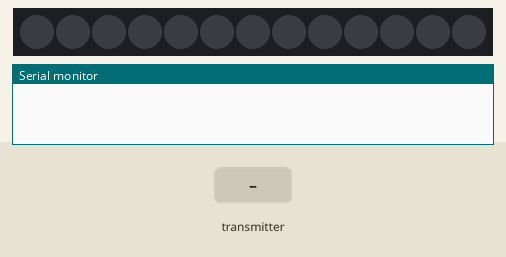
The sketch below on a simulated Arduino Uno, built with avr-gcc and run on an emulated ATmega328P. On the bench: 13 RGB LEDs in strip order, left to right, the last lines printed to the serial monitor. The inputs (shaded band) are chosen by the test bench. Dim RGB values are drawn brighter than linear; no radio packets arrive unless stated.

Above: at 1.2 s.
1.3 s: the transmitter starts sending potVal = 0
At 1.7 s:
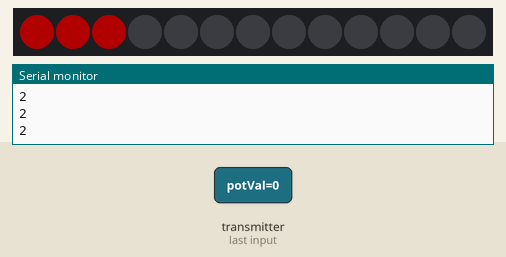
2.8 s: the transmitter starts sending potVal = 1023
At 2.84 s:
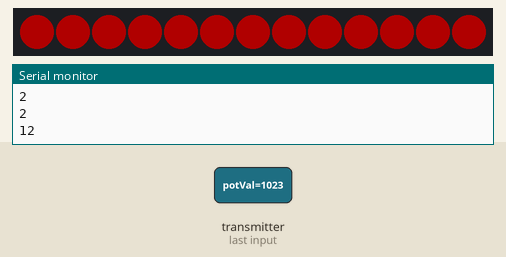
Timing chart, 0 to 5.8 s (numbered marks = the images above; inputs shaded):
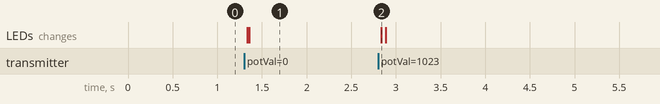

Measured:
- after the input at 2.8 s, the LEDs: change at once (image 2)

The sketch:

Pot_reciver.ino
```cpp
#include <SPI.h>
#include <nRF24L01.h>
#include <RF24.h>
#include "FastLED.h"

#define LED_DT 4
#define COLOR_ORDER GRB
#define LED_TYPE WS2812
#define NUM_LEDS 13

uint8_t max_bright = 255;
int led_point = 0;
int potVal = 0;

RF24 radio(7, 8); // CE, CSN
CRGB leds[NUM_LEDS];

const byte address[6] = "10100";

void setup() {
  Serial.begin(9600);
  radio.begin();
  radio.openReadingPipe(0, address);
  radio.setPALevel(RF24_PA_MIN);
  radio.startListening();

  LEDS.addLeds<LED_TYPE, LED_DT, COLOR_ORDER>(leds, NUM_LEDS);
  FastLED.setBrightness(55);
}

void loop() {
  if (radio.available()) {
    radio.read(&potVal, sizeof(potVal));
    int led_point = map(potVal, 0, 1000, -1, 12);
    leds[led_point] = CRGB::Red;
    FastLED.show();
    for (int i = -1 ;i < led_point; i++)
    {
      leds[i] = CRGB::Red;
      FastLED.show();
    }
    for (int i = 13;i > led_point; i--)
    {
      leds[i] = CRGB::Black;
      FastLED.show();
    }
    Serial.println(led_point);
  }
}
```
